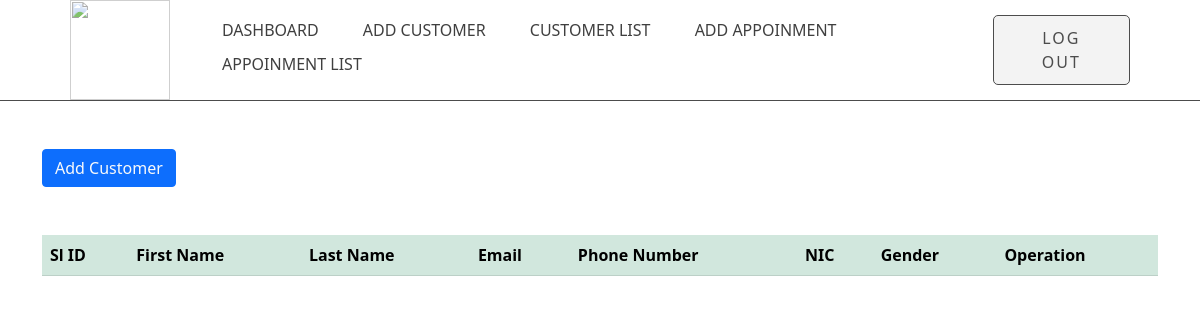
The page /Admin/customerTable.php on the database as committed earlier.
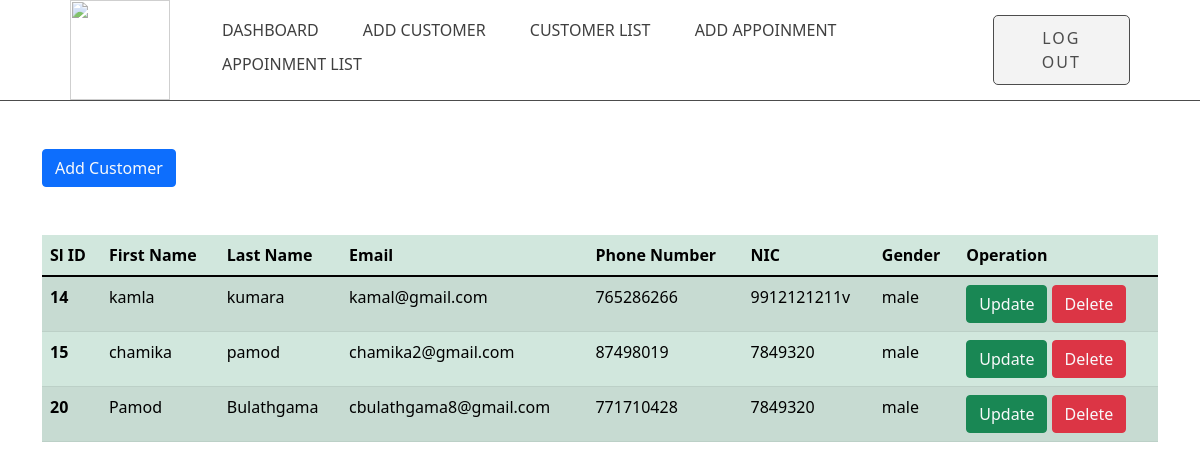
The same page on the database as committed later.
### tables this page shows
CREATE TABLE `customer` (
  `id` int(11) NOT NULL,
  `Fname` varchar(20) NOT NULL,
  `Lname` varchar(20) NOT NULL,
  `email` varchar(50) NOT NULL,
  `number` bigint(20) NOT NULL,
  `nic` varchar(20) NOT NULL,
  `password` varchar(20) NOT NULL,
  `gender` enum('male','female','other') NOT NULL
);

### Admin/customerTable.php (the view, shortened to what this page needs)
<?php
    require("../connection/connect.php");
?>
<!DOCTYPE html>
<html lang="en">
<head>
    <link rel="stylesheet" href="./css/styles.css">
    <link href="https://cdn.jsdelivr.net/npm/bootstrap@5.1.3/dist/css/bootstrap.min.css" rel="stylesheet">
</head>
<body>
    <header>
        <img class="logo" src="../assets/images/icons/logo.png" alt="">
        <nav>
            <ul class="nav-area">
                <li><a href="dashboard.php">Dashboard</a></li>
                <li><a href="addCustomer.php">Add Customer</a></li>
                <li><a href="customerTable.php">Customer List</a></li>
                <li><a href="addAppoinment.php">Add Appoinment</a></li>
                <li><a href="appoinmentTable.php">Appoinment List</a></li>
            </ul>
        </nav>
        <form action="" method="post">
            <button class="btn-area" name="logout">Log Out</button>
        </form>
    </header>
    <section>
        <div class="container">
            <button class="btn btn-primary my-5" name="addUser"><a class="text-light" style="text-decoration: none;" href="addCustomer.php">Add
                    Customer</a></button>
            <table class="table table-success table-striped">
                <thead>
                    <tr>
                        <th scope="col">Sl ID</th>
                        <th scope="col">First Name</th>
                        <th scope="col">Last Name</th>
                        <th scope="col">Email</th>
                        <th scope="col">Phone Number</th>
                        <th scope="col">NIC</th>
                        <th scope="col">Gender</th>
                        <th scope="col">Operation</th>
                    </tr>
                </thead>
                <tbody>
                    <?php
                    $sql="select * from `customer`";
                    $result=mysqli_query($con,$sql);
                    if($result){
                        while($row=mysqli_fetch_assoc($result)){
                            $id=$row['id'];
                            $Fname=$row['Fname'];
                            $Lname=$row['Lname'];
                            $email=$row['email'];
                            $number=$row['number'];
                            $nic=$row['nic'];
                            $gender=$row['gender'];
                            echo '<tr>
                                <th scope="row">'.$id.'</th>
                                <td>'.$Fname.'</td>
                                <td>'.$Lname.'</td>
                                <td>'.$email.'</td>
                                <td>'.$number.'</td>
                                <td>'.$nic.'</td>
                                <td>'.$gender.'</td>
                                <td>
                                    <button class="btn btn-success" name="update"><a class="text-light" style="text-decoration: none;" href="./update/cusUpdate.php?updateid='.$id.'">Update</a></button>
                                    <button class="btn btn-danger" name="delete"><a class="text-light" style="text-decoration: none;" href="./delete/cusDelete.php?deleteid='.$id.'">Delete</a></button>
                                </td>
                            </tr>';
                        }
                    }
                ?>
                </tbody>
            </table>
        </div>
    </section>
</body>
</html>

Rows that differ between the two databases and show on the page:
added customer: id "14", Fname "kamla", Lname "kumara", email "kamal@gmail.com", number "765286266", nic "9912121211v", gender "male"
added customer: id "15", Fname "chamika", Lname "pamod", email "chamika2@gmail.com", number "87498019", nic "7849320", gender "male"
added customer: id "20", Fname "Pamod", Lname "Bulathgama", email "cbulathgama8@gmail.com", number "771710428", nic "7849320", gender "male"
